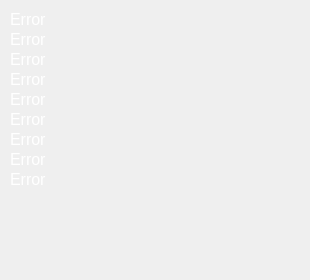
   <widget class="QWidget" name="ErrorArea" native="true">
    <property name="geometry">
     <rect>
      <x>0</x>
      <y>120</y>
      <width>310</width>
      <height>280</height>
     </rect>
    </property>
    <widget class="QLabel" name="Error_1">
     <property name="geometry">
      <rect>
       <x>10</x>
       <y>10</y>
       <width>290</width>
       <height>20</height>
      </rect>
     </property>
     <property name="palette">
      <palette>
       <active>
        <colorrole role="WindowText">
         <brush brushstyle="SolidPattern">
          <color alpha="255">
           <red>255</red>
           <green>255</green>
           <blue>255</blue>
          </color>
         </brush>
        </colorrole>
        <colorrole role="Text">
         <brush brushstyle="SolidPattern">
          <color alpha="255">
           <red>92</red>
           <green>255</green>
           <blue>250</blue>
          </color>
         </brush>
        </colorrole>
        <colorrole role="ButtonText">
         <brush brushstyle="SolidPattern">
          <color alpha="255">
           <red>255</red>
           <green>248</green>
           <blue>147</blue>
          </color>
         </brush>
        </colorrole>
       </active>
       <inactive>
        <colorrole role="WindowText">
         <brush brushstyle="SolidPattern">
          <color alpha="255">
           <red>255</red>
           <green>255</green>
           <blue>255</blue>
          </color>
         </brush>
        </colorrole>
        <colorrole role="Text">
         <brush brushstyle="SolidPattern">
          <color alpha="255">
           <red>92</red>
           <green>255</green>
           <blue>250</blue>
          </color>
         </brush>
        </colorrole>
        <colorrole role="ButtonText">
         <brush brushstyle="SolidPattern">
          <color alpha="255">
           <red>255</red>
           <green>248</green>
           <blue>147</blue>
          </color>
         </brush>
        </colorrole>
       </inactive>
       <disabled>
        <colorrole role="WindowText">
         <brush brushstyle="SolidPattern">
          <color alpha="255">
           <red>120</red>
           <green>120</green>
           <blue>120</blue>
          </color>
         </brush>
        </colorrole>
        <colorrole role="Text">
         <brush brushstyle="SolidPattern">
          <color alpha="255">
           <red>120</red>
           <green>120</green>
           <blue>120</blue>
          </color>
         </brush>
        </colorrole>
        <colorrole role="ButtonText">
         <brush brushstyle="SolidPattern">
          <color alpha="255">
           <red>120</red>
           <green>120</green>
           <blue>120</blue>
          </color>
         </brush>
        </colorrole>
       </disabled>
      </palette>
     </property>
     <property name="font">
      <font>
       <pointsize>12</pointsize>
      </font>
     </property>
     <property name="text">
      <string>Error</string>
     </property>
     <property name="alignment">
      <set>Qt::AlignLeading|Qt::AlignLeft|Qt::AlignTop</set>
     </property>
    </widget>
    <widget class="QLabel" name="Error_2">
     <property name="geometry">
      <rect>
       <x>10</x>
       <y>30</y>
       <width>290</width>
       <height>20</height>
      </rect>
     </property>
     <property name="palette">
      <palette>
       <active>
        <colorrole role="WindowText">
         <brush brushstyle="SolidPattern">
          <color alpha="255">
           <red>255</red>
           <green>255</green>
           <blue>255</blue>
          </color>
         </brush>
        </colorrole>
        <colorrole role="Text">
         <brush brushstyle="SolidPattern">
          <color alpha="255">
           <red>92</red>
           <green>255</green>
           <blue>250</blue>
          </color>
         </brush>
        </colorrole>
        <colorrole role="ButtonText">
         <brush brushstyle="SolidPattern">
          <color alpha="255">
           <red>255</red>
           <green>248</green>
           <blue>147</blue>
          </color>
         </brush>
        </colorrole>
       </active>
       <inactive>
        <colorrole role="WindowText">
         <brush brushstyle="SolidPattern">
          <color alpha="255">
           <red>255</red>
           <green>255</green>
           <blue>255</blue>
          </color>
         </brush>
        </colorrole>
        <colorrole role="Text">
         <brush brushstyle="SolidPattern">
          <color alpha="255">
           <red>92</red>
           <green>255</green>
           <blue>250</blue>
          </color>
         </brush>
        </colorrole>
        <colorrole role="ButtonText">
         <brush brushstyle="SolidPattern">
          <color alpha="255">
           <red>255</red>
           <green>248</green>
           <blue>147</blue>
          </color>
         </brush>
        </colorrole>
       </inactive>
       <disabled>
        <colorrole role="WindowText">
         <brush brushstyle="SolidPattern">
          <color alpha="255">
           <red>120</red>
           <green>120</green>
           <blue>120</blue>
          </color>
         </brush>
        </colorrole>
        <colorrole role="Text">
         <brush brushstyle="SolidPattern">
          <color alpha="255">
           <red>120</red>
           <green>120</green>
           <blue>120</blue>
          </color>
         </brush>
        </colorrole>
        <colorrole role="ButtonText">
         <brush brushstyle="SolidPattern">
          <color alpha="255">
           <red>120</red>
           <green>120</green>
           <blue>120</blue>
          </color>
         </brush>
        </colorrole>
       </disabled>
      </palette>
     </property>
     <property name="font">
      <font>
       <pointsize>12</pointsize>
      </font>
     </property>
     <property name="text">
      <string>Error</string>
     </property>
     <property name="alignment">
      <set>Qt::AlignLeading|Qt::AlignLeft|Qt::AlignTop</set>
     </property>
    </widget>
    <widget class="QLabel" name="Error_3">
     <property name="geometry">
      <rect>
       <x>10</x>
       <y>50</y>
       <width>290</width>
       <height>20</height>
      </rect>
     </property>
     <property name="palette">
      <palette>
       <active>
        <colorrole role="WindowText">
         <brush brushstyle="SolidPattern">
          <color alpha="255">
           <red>255</red>
           <green>255</green>
           <blue>255</blue>
          </color>
         </brush>
        </colorrole>
        <colorrole role="Text">
         <brush brushstyle="SolidPattern">
          <color alpha="255">
           <red>92</red>
           <green>255</green>
           <blue>250</blue>
          </color>
         </brush>
        </colorrole>
        <colorrole role="ButtonText">
         <brush brushstyle="SolidPattern">
          <color alpha="255">
           <red>255</red>
           <green>248</green>
           <blue>147</blue>
          </color>
         </brush>
        </colorrole>
       </active>
       <inactive>
        <colorrole role="WindowText">
         <brush brushstyle="SolidPattern">
          <color alpha="255">
           <red>255</red>
           <green>255</green>
           <blue>255</blue>
          </color>
         </brush>
        </colorrole>
        <colorrole role="Text">
         <brush brushstyle="SolidPattern">
          <color alpha="255">
           <red>92</red>
           <green>255</green>
           <blue>250</blue>
          </color>
         </brush>
        </colorrole>
        <colorrole role="ButtonText">
         <brush brushstyle="SolidPattern">
          <color alpha="255">
           <red>255</red>
           <green>248</green>
           <blue>147</blue>
          </color>
         </brush>
        </colorrole>
       </inactive>
       <disabled>
        <colorrole role="WindowText">
         <brush brushstyle="SolidPattern">
          <color alpha="255">
           <red>120</red>
           <green>120</green>
           <blue>120</blue>
          </color>
         </brush>
        </colorrole>
        <colorrole role="Text">
         <brush brushstyle="SolidPattern">
          <color alpha="255">
           <red>120</red>
           <green>120</green>
           <blue>120</blue>
          </color>
         </brush>
        </colorrole>
        <colorrole role="ButtonText">
         <brush brushstyle="SolidPattern">
          <color alpha="255">
           <red>120</red>
           <green>120</green>
           <blue>120</blue>
          </color>
         </brush>
        </colorrole>
       </disabled>
      </palette>
     </property>
     <property name="font">
      <font>
       <pointsize>12</pointsize>
      </font>
     </property>
     <property name="text">
      <string>Error</string>
     </property>
     <property name="alignment">
      <set>Qt::AlignLeading|Qt::AlignLeft|Qt::AlignTop</set>
     </property>
    </widget>
    <widget class="QLabel" name="Error_4">
     <property name="geometry">
      <rect>
       <x>10</x>
       <y>70</y>
       <width>290</width>
       <height>20</height>
      </rect>
     </property>
     <property name="palette">
      <palette>
       <active>
        <colorrole role="WindowText">
         <brush brushstyle="SolidPattern">
          <color alpha="255">
           <red>255</red>
           <green>255</green>
           <blue>255</blue>
          </color>
         </brush>
        </colorrole>
        <colorrole role="Text">
         <brush brushstyle="SolidPattern">
          <color alpha="255">
           <red>92</red>
           <green>255</green>
           <blue>250</blue>
          </color>
         </brush>
        </colorrole>
        <colorrole role="ButtonText">
         <brush brushstyle="SolidPattern">
          <color alpha="255">
           <red>255</red>
           <green>248</green>
           <blue>147</blue>
          </color>
         </brush>
        </colorrole>
       </active>
       <inactive>
        <colorrole role="WindowText">
         <brush brushstyle="SolidPattern">
          <color alpha="255">
           <red>255</red>
           <green>255</green>
           <blue>255</blue>
          </color>
         </brush>
        </colorrole>
        <colorrole role="Text">
         <brush brushstyle="SolidPattern">
          <color alpha="255">
           <red>92</red>
           <green>255</green>
           <blue>250</blue>
          </color>
         </brush>
        </colorrole>
        <colorrole role="ButtonText">
         <brush brushstyle="SolidPattern">
          <color alpha="255">
           <red>255</red>
           <green>248</green>
           <blue>147</blue>
          </color>
         </brush>
        </colorrole>
       </inactive>
       <disabled>
        <colorrole role="WindowText">
         <brush brushstyle="SolidPattern">
          <color alpha="255">
           <red>120</red>
           <green>120</green>
           <blue>120</blue>
          </color>
         </brush>
        </colorrole>
        <colorrole role="Text">
         <brush brushstyle="SolidPattern">
          <color alpha="255">
           <red>120</red>
           <green>120</green>
           <blue>120</blue>
          </color>
         </brush>
        </colorrole>
        <colorrole role="ButtonText">
         <brush brushstyle="SolidPattern">
          <color alpha="255">
           <red>120</red>
           <green>120</green>
           <blue>120</blue>
          </color>
         </brush>
        </colorrole>
       </disabled>
      </palette>
     </property>
     <property name="font">
      <font>
       <pointsize>12</pointsize>
      </font>
     </property>
     <property name="text">
      <string>Error</string>
     </property>
     <property name="alignment">
      <set>Qt::AlignLeading|Qt::AlignLeft|Qt::AlignTop</set>
     </property>
    </widget>
    <widget class="QLabel" name="Error_5">
     <property name="geometry">
      <rect>
       <x>10</x>
       <y>90</y>
       <width>290</width>
       <height>20</height>
      </rect>
     </property>
     <property name="palette">
      <palette>
       <active>
        <colorrole role="WindowText">
         <brush brushstyle="SolidPattern">
          <color alpha="255">
           <red>255</red>
           <green>255</green>
           <blue>255</blue>
          </color>
         </brush>
        </colorrole>
        <colorrole role="Text">
         <brush brushstyle="SolidPattern">
          <color alpha="255">
           <red>92</red>
           <green>255</green>
           <blue>250</blue>
          </color>
         </brush>
        </colorrole>
        <colorrole role="ButtonText">
         <brush brushstyle="SolidPattern">
          <color alpha="255">
           <red>255</red>
           <green>248</green>
           <blue>147</blue>
          </color>
         </brush>
        </colorrole>
       </active>
       <inactive>
        <colorrole role="WindowText">
         <brush brushstyle="SolidPattern">
          <color alpha="255">
           <red>255</red>
           <green>255</green>
           <blue>255</blue>
          </color>
         </brush>
        </colorrole>
        <colorrole role="Text">
         <brush brushstyle="SolidPattern">
          <color alpha="255">
           <red>92</red>
           <green>255</green>
           <blue>250</blue>
          </color>
         </brush>
        </colorrole>
        <colorrole role="ButtonText">
         <brush brushstyle="SolidPattern">
          <color alpha="255">
           <red>255</red>
           <green>248</green>
           <blue>147</blue>
          </color>
         </brush>
        </colorrole>
       </inactive>
       <disabled>
        <colorrole role="WindowText">
         <brush brushstyle="SolidPattern">
          <color alpha="255">
           <red>120</red>
           <green>120</green>
           <blue>120</blue>
          </color>
         </brush>
        </colorrole>
        <colorrole role="Text">
         <brush brushstyle="SolidPattern">
          <color alpha="255">
           <red>120</red>
           <green>120</green>
           <blue>120</blue>
          </color>
         </brush>
        </colorrole>
        <colorrole role="ButtonText">
         <brush brushstyle="SolidPattern">
          <color alpha="255">
           <red>120</red>
           <green>120</green>
           <blue>120</blue>
          </color>
         </brush>
        </colorrole>
       </disabled>
      </palette>
     </property>
     <property name="font">
      <font>
       <pointsize>12</pointsize>
      </font>
     </property>
     <property name="text">
      <string>Error</string>
     </property>
     <property name="alignment">
      <set>Qt::AlignLeading|Qt::AlignLeft|Qt::AlignTop</set>
     </property>
    </widget>
    <widget class="QLabel" name="Error_6">
     <property name="geometry">
      <rect>
       <x>10</x>
       <y>110</y>
       <width>290</width>
       <height>20</height>
      </rect>
     </property>
     <property name="palette">
      <palette>
       <active>
        <colorrole role="WindowText">
         <brush brushstyle="SolidPattern">
          <color alpha="255">
           <red>255</red>
           <green>255</green>
           <blue>255</blue>
          </color>
         </brush>
        </colorrole>
        <colorrole role="Text">
         <brush brushstyle="SolidPattern">
          <color alpha="255">
           <red>92</red>
           <green>255</green>
           <blue>250</blue>
          </color>
         </brush>
        </colorrole>
        <colorrole role="ButtonText">
         <brush brushstyle="SolidPattern">
          <color alpha="255">
           <red>255</red>
           <green>248</green>
           <blue>147</blue>
          </color>
         </brush>
        </colorrole>
       </active>
       <inactive>
        <colorrole role="WindowText">
         <brush brushstyle="SolidPattern">
          <color alpha="255">
           <red>255</red>
           <green>255</green>
           <blue>255</blue>
          </color>
         </brush>
        </colorrole>
        <colorrole role="Text">
         <brush brushstyle="SolidPattern">
          <color alpha="255">
           <red>92</red>
           <green>255</green>
           <blue>250</blue>
          </color>
         </brush>
        </colorrole>
        <colorrole role="ButtonText">
         <brush brushstyle="SolidPattern">
          <color alpha="255">
           <red>255</red>
           <green>248</green>
           <blue>147</blue>
          </color>
         </brush>
        </colorrole>
       </inactive>
       <disabled>
        <colorrole role="WindowText">
         <brush brushstyle="SolidPattern">
          <color alpha="255">
           <red>120</red>
           <green>120</green>
           <blue>120</blue>
          </color>
         </brush>
        </colorrole>
        <colorrole role="Text">
         <brush brushstyle="SolidPattern">
          <color alpha="255">
           <red>120</red>
           <green>120</green>
           <blue>120</blue>
          </color>
         </brush>
        </colorrole>
        <colorrole role="ButtonText">
         <brush brushstyle="SolidPattern">
          <color alpha="255">
           <red>120</red>
           <green>120</green>
           <blue>120</blue>
          </color>
         </brush>
        </colorrole>
       </disabled>
      </palette>
     </property>
     <property name="font">
      <font>
       <pointsize>12</pointsize>
      </font>
     </property>
     <property name="text">
      <string>Error</string>
     </property>
     <property name="alignment">
      <set>Qt::AlignLeading|Qt::AlignLeft|Qt::AlignTop</set>
     </property>
    </widget>
    <widget class="QLabel" name="Error_7">
     <property name="geometry">
      <rect>
       <x>10</x>
       <y>130</y>
       <width>290</width>
       <height>20</height>
      </rect>
     </property>
     <property name="palette">
      <palette>
       <active>
        <colorrole role="WindowText">
         <brush brushstyle="SolidPattern">
          <color alpha="255">
           <red>255</red>
           <green>255</green>
           <blue>255</blue>
          </color>
         </brush>
        </colorrole>
        <colorrole role="Text">
         <brush brushstyle="SolidPattern">
          <color alpha="255">
           <red>92</red>
           <green>255</green>
           <blue>250</blue>
          </color>
         </brush>
        </colorrole>
        <colorrole role="ButtonText">
         <brush brushstyle="SolidPattern">
          <color alpha="255">
           <red>255</red>
           <green>248</green>
           <blue>147</blue>
          </color>
         </brush>
        </colorrole>
       </active>
       <inactive>
        <colorrole role="WindowText">
         <brush brushstyle="SolidPattern">
          <color alpha="255">
           <red>255</red>
           <green>255</green>
           <blue>255</blue>
          </color>
         </brush>
        </colorrole>
        <colorrole role="Text">
         <brush brushstyle="SolidPattern">
          <color alpha="255">
           <red>92</red>
           <green>255</green>
           <blue>250</blue>
          </color>
         </brush>
        </colorrole>
        <colorrole role="ButtonText">
         <brush brushstyle="SolidPattern">
          <color alpha="255">
           <red>255</red>
           <green>248</green>
           <blue>147</blue>
          </color>
         </brush>
        </colorrole>
       </inactive>
       <disabled>
        <colorrole role="WindowText">
         <brush brushstyle="SolidPattern">
          <color alpha="255">
           <red>120</red>
           <green>120</green>
           <blue>120</blue>
          </color>
         </brush>
        </colorrole>
        <colorrole role="Text">
         <brush brushstyle="SolidPattern">
          <color alpha="255">
           <red>120</red>
           <green>120</green>
           <blue>120</blue>
          </color>
         </brush>
        </colorrole>
        <colorrole role="ButtonText">
         <brush brushstyle="SolidPattern">
          <color alpha="255">
           <red>120</red>
           <green>120</green>
           <blue>120</blue>
          </color>
         </brush>
        </colorrole>
       </disabled>
      </palette>
     </property>
     <property name="font">
      <font>
       <pointsize>12</pointsize>
      </font>
     </property>
     <property name="text">
      <string>Error</string>
     </property>
     <property name="alignment">
      <set>Qt::AlignLeading|Qt::AlignLeft|Qt::AlignTop</set>
     </property>
    </widget>
    <widget class="QLabel" name="Error_8">
     <property name="geometry">
      <rect>
       <x>10</x>
       <y>150</y>
       <width>290</width>
       <height>20</height>
      </rect>
     </property>
     <property name="palette">
      <palette>
       <active>
        <colorrole role="WindowText">
         <brush brushstyle="SolidPattern">
          <color alpha="255">
           <red>255</red>
           <green>255</green>
           <blue>255</blue>
          </color>
         </brush>
        </colorrole>
        <colorrole role="Text">
         <brush brushstyle="SolidPattern">
          <color alpha="255">
           <red>92</red>
           <green>255</green>
           <blue>250</blue>
          </color>
         </brush>
        </colorrole>
        <colorrole role="ButtonText">
         <brush brushstyle="SolidPattern">
          <color alpha="255">
           <red>255</red>
           <green>248</green>
           <blue>147</blue>
          </color>
         </brush>
        </colorrole>
       </active>
       <inactive>
        <colorrole role="WindowText">
         <brush brushstyle="SolidPattern">
          <color alpha="255">
           <red>255</red>
           <green>255</green>
           <blue>255</blue>
          </color>
         </brush>
        </colorrole>
        <colorrole role="Text">
         <brush brushstyle="SolidPattern">
          <color alpha="255">
           <red>92</red>
           <green>255</green>
           <blue>250</blue>
          </color>
         </brush>
        </colorrole>
        <colorrole role="ButtonText">
         <brush brushstyle="SolidPattern">
          <color alpha="255">
           <red>255</red>
           <green>248</green>
           <blue>147</blue>
          </color>
         </brush>
        </colorrole>
       </inactive>
       <disabled>
        <colorrole role="WindowText">
         <brush brushstyle="SolidPattern">
          <color alpha="255">
           <red>120</red>
           <green>120</green>
           <blue>120</blue>
          </color>
         </brush>
        </colorrole>
        <colorrole role="Text">
         <brush brushstyle="SolidPattern">
          <color alpha="255">
           <red>120</red>
           <green>120</green>
           <blue>120</blue>
          </color>
         </brush>
        </colorrole>
        <colorrole role="ButtonText">
         <brush brushstyle="SolidPattern">
          <color alpha="255">
           <red>120</red>
           <green>120</green>
           <blue>120</blue>
          </color>
         </brush>
        </colorrole>
       </disabled>
      </palette>
     </property>
     <property name="font">
      <font>
       <pointsize>12</pointsize>
      </font>
     </property>
     <property name="text">
      <string>Error</string>
     </property>
     <property name="alignment">
      <set>Qt::AlignLeading|Qt::AlignLeft|Qt::AlignTop</set>
     </property>
    </widget>
    <widget class="QLabel" name="Error_9">
     <property name="geometry">
      <rect>
       <x>10</x>
       <y>170</y>
       <width>290</width>
       <height>20</height>
      </rect>
     </property>
     <property name="palette">
      <palette>
       <active>
        <colorrole role="WindowText">
         <brush brushstyle="SolidPattern">
          <color alpha="255">
           <red>255</red>
           <green>255</green>
           <blue>255</blue>
          </color>
         </brush>
        </colorrole>
        <colorrole role="Text">
         <brush brushstyle="SolidPattern">
          <color alpha="255">
           <red>92</red>
           <green>255</green>
           <blue>250</blue>
          </color>
         </brush>
        </colorrole>
        <colorrole role="ButtonText">
         <brush brushstyle="SolidPattern">
          <color alpha="255">
           <red>255</red>
           <green>248</green>
           <blue>147</blue>
          </color>
         </brush>
        </colorrole>
       </active>
       <inactive>
        <colorrole role="WindowText">
         <brush brushstyle="SolidPattern">
          <color alpha="255">
           <red>255</red>
           <green>255</green>
           <blue>255</blue>
          </color>
         </brush>
        </colorrole>
        <colorrole role="Text">
         <brush brushstyle="SolidPattern">
          <color alpha="255">
           <red>92</red>
           <green>255</green>
           <blue>250</blue>
          </color>
         </brush>
        </colorrole>
        <colorrole role="ButtonText">
         <brush brushstyle="SolidPattern">
          <color alpha="255">
           <red>255</red>
           <green>248</green>
           <blue>147</blue>
          </color>
         </brush>
        </colorrole>
       </inactive>
       <disabled>
        <colorrole role="WindowText">
         <brush brushstyle="SolidPattern">
          <color alpha="255">
           <red>120</red>
           <green>120</green>
           <blue>120</blue>
          </color>
         </brush>
        </colorrole>
        <colorrole role="Text">
         <brush brushstyle="SolidPattern">
          <color alpha="255">
           <red>120</red>
           <green>120</green>
           <blue>120</blue>
          </color>
         </brush>
        </colorrole>
        <colorrole role="ButtonText">
         <brush brushstyle="SolidPattern">
          <color alpha="255">
           <red>120</red>
           <green>120</green>
           <blue>120</blue>
          </color>
         </brush>
        </colorrole>
       </disabled>
      </palette>
     </property>
     <property name="font">
      <font>
       <pointsize>12</pointsize>
      </font>
     </property>
     <property name="text">
      <string>Error</string>
     </property>
     <property name="alignment">
      <set>Qt::AlignLeading|Qt::AlignLeft|Qt::AlignTop</set>
     </property>
    </widget>
   </widget>
